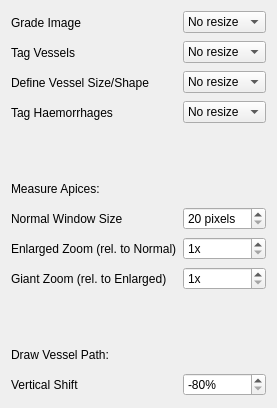
     <widget class="QWidget" name="zoomPage">
      <attribute name="title">
       <string>Zoom</string>
      </attribute>
      <layout class="QFormLayout" name="formLayout">
       <property name="fieldGrowthPolicy">
        <enum>QFormLayout::AllNonFixedFieldsGrow</enum>
       </property>
       <item row="0" column="0">
        <widget class="QLabel" name="label_12">
         <property name="minimumSize">
          <size>
           <width>0</width>
           <height>24</height>
          </size>
         </property>
         <property name="text">
          <string>Grade Image</string>
         </property>
        </widget>
       </item>
       <item row="0" column="1">
        <widget class="QComboBox" name="labelImageZoom">
         <property name="whatsThis">
          <string>Depending on what is being labelled at the moment (i.e. what stage of the process you are at), it can be useful to see more or less of the image. There are four options:

- No resize: Do not change the zoom level when changing to this stage

- Fit: Scale the image so that the whole thing is viisble in the viewport at once

- Fit Width: Scale the image so that it is as wide as the viewport. If the height of the image is less than the height of the viewport, the view will be padded with empty space;  if the height of the image is greater than the height of the viewport, you must pan (using scrollbars or Pan mode) to see the parts that are out of view.

- Fit Height: Scale the image so that it is as tall as the viewport. If the width of the image is less than the width of the viewport, the view will be padded with empty space;  if the width of the image is greater than the width of the viewport, you must pan (using scrollbars or Pan mode) to see the parts that are out of view.</string>
         </property>
         <item>
          <property name="text">
           <string>No resize</string>
          </property>
         </item>
         <item>
          <property name="text">
           <string>Fit</string>
          </property>
         </item>
         <item>
          <property name="text">
           <string>Fit Width</string>
          </property>
         </item>
         <item>
          <property name="text">
           <string>Fit Height</string>
          </property>
         </item>
        </widget>
       </item>
       <item row="1" column="0">
        <widget class="QLabel" name="label_13">
         <property name="minimumSize">
          <size>
           <width>0</width>
           <height>24</height>
          </size>
         </property>
         <property name="text">
          <string>Tag Vessels</string>
         </property>
        </widget>
       </item>
       <item row="1" column="1">
        <widget class="QComboBox" name="addVesselsZoom">
         <property name="whatsThis">
          <string>Depending on what is being labelled at the moment (i.e. what stage of the process you are at), it can be useful to see more or less of the image. There are four options:

- No resize: Do not change the zoom level when changing to this stage

- Fit: Scale the image so that the whole thing is viisble in the viewport at once

- Fit Width: Scale the image so that it is as wide as the viewport. If the height of the image is less than the height of the viewport, the view will be padded with empty space;  if the height of the image is greater than the height of the viewport, you must pan (using scrollbars or Pan mode) to see the parts that are out of view.

- Fit Height: Scale the image so that it is as tall as the viewport. If the width of the image is less than the width of the viewport, the view will be padded with empty space;  if the width of the image is greater than the width of the viewport, you must pan (using scrollbars or Pan mode) to see the parts that are out of view.</string>
         </property>
         <item>
          <property name="text">
           <string>No resize</string>
          </property>
         </item>
         <item>
          <property name="text">
           <string>Fit</string>
          </property>
         </item>
         <item>
          <property name="text">
           <string>Fit Width</string>
          </property>
         </item>
         <item>
          <property name="text">
           <string>Fit Height</string>
          </property>
         </item>
        </widget>
       </item>
       <item row="2" column="0">
        <widget class="QLabel" name="label_14">
         <property name="minimumSize">
          <size>
           <width>0</width>
           <height>24</height>
          </size>
         </property>
         <property name="text">
          <string>Define Vessel Size/Shape</string>
         </property>
        </widget>
       </item>
       <item row="2" column="1">
        <widget class="QComboBox" name="setVesselPropsZoom">
         <property name="whatsThis">
          <string>Depending on what is being labelled at the moment (i.e. what stage of the process you are at), it can be useful to see more or less of the image. There are four options:

- No resize: Do not change the zoom level when changing to this stage

- Fit: Scale the image so that the whole thing is viisble in the viewport at once

- Fit Width: Scale the image so that it is as wide as the viewport. If the height of the image is less than the height of the viewport, the view will be padded with empty space;  if the height of the image is greater than the height of the viewport, you must pan (using scrollbars or Pan mode) to see the parts that are out of view.

- Fit Height: Scale the image so that it is as tall as the viewport. If the width of the image is less than the width of the viewport, the view will be padded with empty space;  if the width of the image is greater than the width of the viewport, you must pan (using scrollbars or Pan mode) to see the parts that are out of view.</string>
         </property>
         <item>
          <property name="text">
           <string>No resize</string>
          </property>
         </item>
         <item>
          <property name="text">
           <string>Fit</string>
          </property>
         </item>
         <item>
          <property name="text">
           <string>Fit Width</string>
          </property>
         </item>
         <item>
          <property name="text">
           <string>Fit Height</string>
          </property>
         </item>
        </widget>
       </item>
       <item row="3" column="0">
        <widget class="QLabel" name="label_15">
         <property name="minimumSize">
          <size>
           <width>0</width>
           <height>24</height>
          </size>
         </property>
         <property name="text">
          <string>Tag Haemorrhages</string>
         </property>
        </widget>
       </item>
       <item row="3" column="1">
        <widget class="QComboBox" name="addHaemorrhagesZoom">
         <property name="whatsThis">
          <string>Depending on what is being labelled at the moment (i.e. what stage of the process you are at), it can be useful to see more or less of the image. There are four options:

- No resize: Do not change the zoom level when changing to this stage

- Fit: Scale the image so that the whole thing is viisble in the viewport at once

- Fit Width: Scale the image so that it is as wide as the viewport. If the height of the image is less than the height of the viewport, the view will be padded with empty space;  if the height of the image is greater than the height of the viewport, you must pan (using scrollbars or Pan mode) to see the parts that are out of view.

- Fit Height: Scale the image so that it is as tall as the viewport. If the width of the image is less than the width of the viewport, the view will be padded with empty space;  if the width of the image is greater than the width of the viewport, you must pan (using scrollbars or Pan mode) to see the parts that are out of view.</string>
         </property>
         <item>
          <property name="text">
           <string>No resize</string>
          </property>
         </item>
         <item>
          <property name="text">
           <string>Fit</string>
          </property>
         </item>
         <item>
          <property name="text">
           <string>Fit Width</string>
          </property>
         </item>
         <item>
          <property name="text">
           <string>Fit Height</string>
          </property>
         </item>
        </widget>
       </item>
       <item row="4" column="0">
        <spacer name="verticalSpacer">
         <property name="orientation">
          <enum>Qt::Vertical</enum>
         </property>
         <property name="sizeHint" stdset="0">
          <size>
           <width>20</width>
           <height>40</height>
          </size>
         </property>
        </spacer>
       </item>
       <item row="5" column="0">
        <widget class="QLabel" name="label_19">
         <property name="minimumSize">
          <size>
           <width>0</width>
           <height>24</height>
          </size>
         </property>
         <property name="text">
          <string>Measure Apices:</string>
         </property>
        </widget>
       </item>
       <item row="6" column="0">
        <widget class="QLabel" name="label_16">
         <property name="minimumSize">
          <size>
           <width>0</width>
           <height>24</height>
          </size>
         </property>
         <property name="text">
          <string>Normal Window Size</string>
         </property>
        </widget>
       </item>
       <item row="6" column="1">
        <widget class="QSpinBox" name="normalWindowSize">
         <property name="whatsThis">
          <string>When measuring the apex of a vessel, it is useful to zoom in to get an accurate measurement.

This property determines how far the system zooms in by specifying how many pixels are visible above, below, to the left and to the right of the placeholder. The bigger the value, the more pixels are visible (i.e. the image is zoomed out more).</string>
         </property>
         <property name="suffix">
          <string> pixels</string>
         </property>
         <property name="minimum">
          <number>20</number>
         </property>
         <property name="maximum">
          <number>400</number>
         </property>
         <property name="singleStep">
          <number>10</number>
         </property>
         <property name="value">
          <number>20</number>
         </property>
        </widget>
       </item>
       <item row="7" column="0">
        <widget class="QLabel" name="label">
         <property name="minimumSize">
          <size>
           <width>0</width>
           <height>24</height>
          </size>
         </property>
         <property name="text">
          <string>Enlarged Zoom (rel. to Normal)</string>
         </property>
        </widget>
       </item>
       <item row="7" column="1">
        <widget class="QSpinBox" name="enlargedZoomRel">
         <property name="whatsThis">
          <string>When measuring the apex of a vessel, it is useful to zoom in to get an accurate measurement.

Because enlarged vessels have a larger apex than normal vessels, it is useful to zoom out further.

This property determines how many times further out the system should zoom. The higher the value, the further out the system will zoom.</string>
         </property>
         <property name="suffix">
          <string>x</string>
         </property>
         <property name="minimum">
          <number>1</number>
         </property>
         <property name="maximum">
          <number>4</number>
         </property>
         <property name="value">
          <number>1</number>
         </property>
        </widget>
       </item>
       <item row="8" column="0">
        <widget class="QLabel" name="label_17">
         <property name="minimumSize">
          <size>
           <width>0</width>
           <height>24</height>
          </size>
         </property>
         <property name="text">
          <string>Giant Zoom (rel. to Enlarged)</string>
         </property>
        </widget>
       </item>
       <item row="8" column="1">
        <widget class="QSpinBox" name="giantZoomRel">
         <property name="whatsThis">
          <string>When measuring the apex of a vessel, it is useful to zoom in to get an accurate measurement.

Because giant vessels have a larger apex than enlarged vessels, it is useful to zoom out further.

This property determines how many times further out the system should zoom. The higher the value, the further out the system will zoom.</string>
         </property>
         <property name="suffix">
          <string>x</string>
         </property>
         <property name="minimum">
          <number>1</number>
         </property>
         <property name="maximum">
          <number>4</number>
         </property>
         <property name="value">
          <number>1</number>
         </property>
        </widget>
       </item>
       <item row="9" column="0">
        <spacer name="verticalSpacer_2">
         <property name="orientation">
          <enum>Qt::Vertical</enum>
         </property>
         <property name="sizeHint" stdset="0">
          <size>
           <width>20</width>
           <height>40</height>
          </size>
         </property>
        </spacer>
       </item>
       <item row="10" column="0">
        <widget class="QLabel" name="label_20">
         <property name="minimumSize">
          <size>
           <width>0</width>
           <height>24</height>
          </size>
         </property>
         <property name="text">
          <string>Draw Vessel Path:</string>
         </property>
        </widget>
       </item>
       <item row="11" column="0">
        <widget class="QLabel" name="label_18">
         <property name="minimumSize">
          <size>
           <width>0</width>
           <height>24</height>
          </size>
         </property>
         <property name="text">
          <string>Vertical Shift</string>
         </property>
        </widget>
       </item>
       <item row="11" column="1">
        <widget class="QSpinBox" name="pathVerticalShift">
         <property name="whatsThis">
          <string>When drawing the path of the vessel, the placeholder is usually near the top of the vessel (since vessels typically run vertically with the apex at the top).

It is therefore useful to put the placeholder near the top of the image so that you can see more of the vessel below it.

This property determines how far toward the top or bottom the placeholder should appear. A value of -100% puts the placeholder at the top, 0% puts it at the centre, and 100% puts it at the bottom.</string>
         </property>
         <property name="suffix">
          <string>%</string>
         </property>
         <property name="minimum">
          <number>-80</number>
         </property>
         <property name="maximum">
          <number>80</number>
         </property>
         <property name="singleStep">
          <number>10</number>
         </property>
         <property name="value">
          <number>-80</number>
         </property>
        </widget>
       </item>
      </layout>
     </widget>
